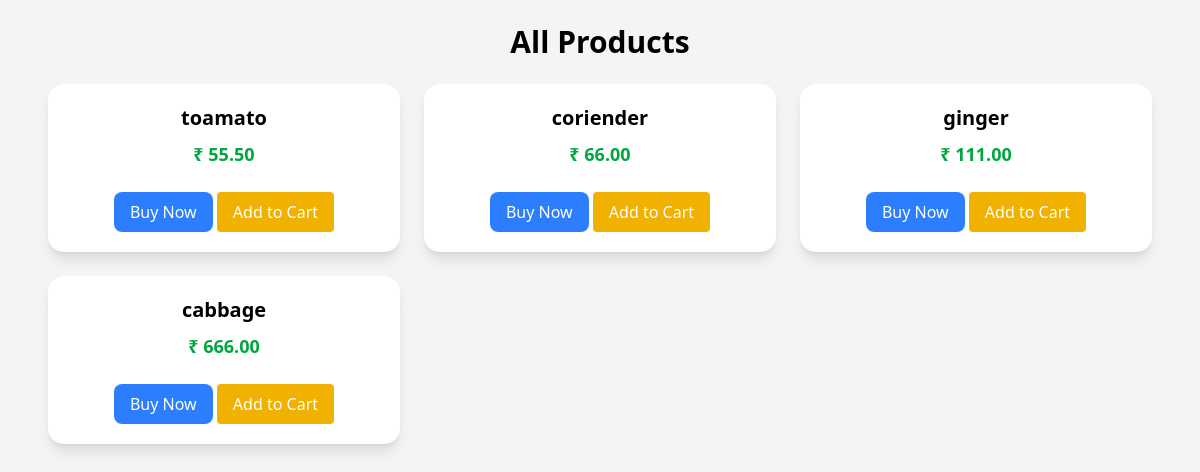
The app's page /product/ with its own data.
### product/models.py (models this page shows, shortened)
class Product(models.Model):
    name=models.CharField(max_length=166)
    description=models.TextField()
    price=models.DecimalField(max_digits=11,decimal_places=2)
    stock=models.PositiveIntegerField()

### product/views.py (the view)
# urls.py: path("product/",ProductListView.as_view(),name="product_list"),
class ProductListView(View):
    def get(self,request):
        products=Product.objects.all()
        return render (request,"product/product_list.html", {"products":products})

### product/templates/product/product_list.html
{% extends "product/base.html" %}
{% block content %}
<div class="max-w-6xl mx-auto p-6">
    <h1 class="text-3xl font-bold text-center mb-6">All Products</h1>
    <div class="grid grid-cols-1 sm:grid-cols-2 md:grid-cols-3 gap-6">
        {% for product in products %}
        <div class="bg-white shadow-lg rounded-2xl p-5 text-center hover:scale-105 transition">
            <h2 class="text-xl font-semibold mb-2">{{ product.name }}</h2>
            <p class="text-lg font-bold text-green-600 mb-4">
                ₹ {{ product.price }}
            </p>
            <a href="{% url 'Checkout' product.id %}">
                <button class="bg-blue-500 text-white px-4 py-2 rounded-lg hover:bg-blue-600">
                    Buy Now
                </button>
            </a>
            <a href="{% url 'add_to_cart' product.id %}">
    <button class="bg-yellow-500 text-white px-4 py-2 rounded mt-2">
        Add to Cart
    </button>
</a>
        </div>
        {% empty %}
            <p class="text-center col-span-3 text-gray-500">No products available</p>
        {% endfor %}
    </div>
</div>
{% endblock %}

### records on screen
Product: name "toamato", price "55.50"
Product: name "coriender", price "66.00"
Product: name "ginger", price "111.00"
Product: name "cabbage", price "666.00"
